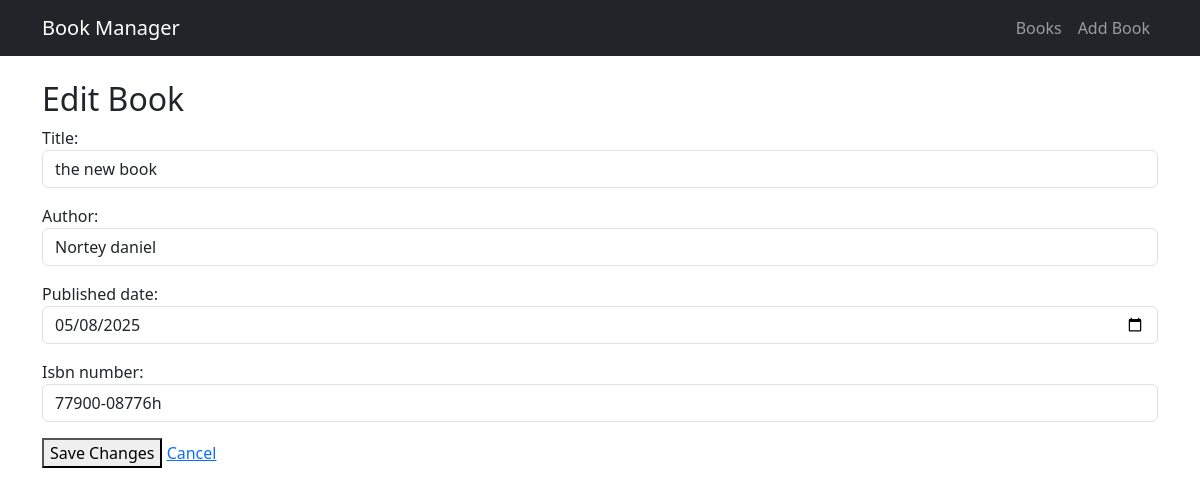
The app's page /book/6/edit/ with its own data.
### tasks/models.py (models this page shows, shortened)
class Book (models.Model):
    title = models.CharField(max_length=200)
    author = models.CharField(max_length=100)
    published_date = models.DateField()
    isbn_number = models.CharField(max_length=13)

### tasks/views.py (the view)
# urls.py: path("book/<int:pk>/edit/", views.book_update, name="book_update"),
def book_update(request,pk):
    book= get_object_or_404(Book,pk=pk)
    if request.method=="POST":
        form=BookForm(request.POST, instance=book)
        if form.is_valid():
            form.save()
            return redirect("book_list")
    else:
        form = BookForm(instance=book)
    return render(request, "update.html",{"form":form})

### tasks/forms.py
class BookForm(forms.ModelForm):
    class Meta:
        model = Book
        fields = ["title", "author", "published_date", "isbn_number"]
        widgets = {
            "published_date": forms.DateInput(attrs={"type": "date", "class": "form-control"}),
            "title": forms.TextInput(attrs={"class": "form-control"}),
            "author": forms.TextInput(attrs={"class": "form-control"}),
            "isbn_number": forms.TextInput(attrs={"class": "form-control"}),
        }

### tasks/templates/update.html (shortened to what this page needs)
{% extends 'base.html' %}
{% block content %}
<h2>Edit Book</h2>
<form method="POST">
  {{ form.as_p }}
  <button type="submit">Save Changes</button>
  <a href="{% url 'book_list' %}">Cancel</a>
</form>
{% endblock %}

### records on screen
Book: title "the new book", author "Nortey daniel", published_date "05/08/2025", isbn_number "77900-08776h"
